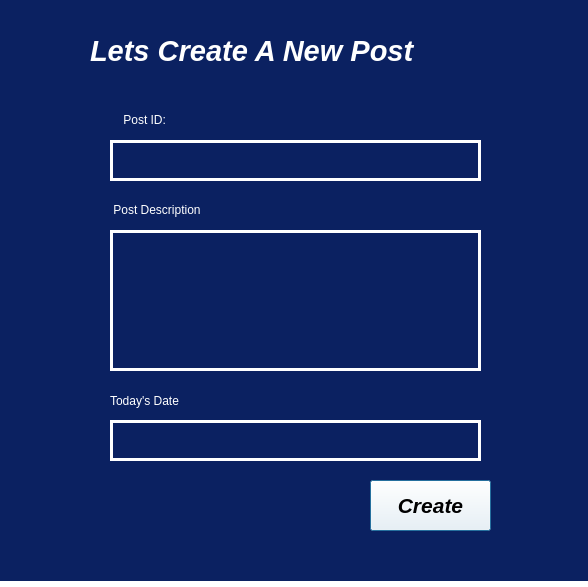
<?xml version="1.0" encoding="UTF-8"?>
<ui version="4.0">
 <class>createPost</class>
 <widget class="QDialog" name="createPost">
  <property name="geometry">
   <rect>
    <x>0</x>
    <y>0</y>
    <width>588</width>
    <height>587</height>
   </rect>
  </property>
  <property name="windowTitle">
   <string>Dialog</string>
  </property>
  <property name="styleSheet">
   <string notr="true">background-color: rgb(255, 255, 255);</string>
  </property>
  <widget class="QLabel" name="label">
   <property name="geometry">
    <rect>
     <x>90</x>
     <y>20</y>
     <width>401</width>
     <height>61</height>
    </rect>
   </property>
   <property name="font">
    <font>
     <pointsize>22</pointsize>
     <italic>true</italic>
     <bold>true</bold>
    </font>
   </property>
   <property name="styleSheet">
    <string notr="true">color:white;
background-color: transparent;</string>
   </property>
   <property name="text">
    <string>Lets Create A New Post</string>
   </property>
  </widget>
  <widget class="QLabel" name="label_2">
   <property name="geometry">
    <rect>
     <x>120</x>
     <y>110</y>
     <width>61</width>
     <height>20</height>
    </rect>
   </property>
   <property name="styleSheet">
    <string notr="true">color: white;
background-color:transparent;</string>
   </property>
   <property name="text">
    <string> Post ID:</string>
   </property>
  </widget>
  <widget class="QLineEdit" name="postid">
   <property name="geometry">
    <rect>
     <x>110</x>
     <y>140</y>
     <width>371</width>
     <height>41</height>
    </rect>
   </property>
   <property name="styleSheet">
    <string notr="true">QLineEdit {
    color: white;
    border: 3px solid white; /* Add a white border */
background-color:#0B2161;
}

QLineEdit:hover {
    background-color: rgba(255, 255, 255, 0.2); 
}

QLineEdit:pressed {
    background-color: rgba(255, 255, 255, 0.4); /* Light grey color with 40% opacity */
}
</string>
   </property>
  </widget>
  <widget class="QLineEdit" name="description">
   <property name="geometry">
    <rect>
     <x>110</x>
     <y>230</y>
     <width>371</width>
     <height>141</height>
    </rect>
   </property>
   <property name="styleSheet">
    <string notr="true">QLineEdit {
    color: white;
    border: 3px solid white;
background-color:#0B2161;
}

QLineEdit:hover {
    background-color: rgba(255, 255, 255, 0.2); 
}

QLineEdit:pressed {
    background-color: rgba(255, 255, 255, 0.4); /* Light grey color with 40% opacity */
}
</string>
   </property>
   <property name="placeholderText">
    <string/>
   </property>
  </widget>
  <widget class="QLabel" name="label_3">
   <property name="geometry">
    <rect>
     <x>110</x>
     <y>200</y>
     <width>141</width>
     <height>20</height>
    </rect>
   </property>
   <property name="styleSheet">
    <string notr="true">color: white;
background-color:transparent;</string>
   </property>
   <property name="text">
    <string> Post Description</string>
   </property>
  </widget>
  <widget class="QLineEdit" name="todaysdate">
   <property name="geometry">
    <rect>
     <x>110</x>
     <y>420</y>
     <width>371</width>
     <height>41</height>
    </rect>
   </property>
   <property name="styleSheet">
    <string notr="true">QLineEdit {
    color: white;
    border: 3px solid white;
background-color:#0B2161;
}

QLineEdit:hover {
    background-color: rgba(255, 255, 255, 0.2); 
}

QLineEdit:pressed {
    background-color: rgba(255, 255, 255, 0.4); /* Light grey color with 40% opacity */
}
</string>
   </property>
  </widget>
  <widget class="QLabel" name="label_4">
   <property name="geometry">
    <rect>
     <x>110</x>
     <y>390</y>
     <width>111</width>
     <height>21</height>
    </rect>
   </property>
   <property name="styleSheet">
    <string notr="true">color: white;
background-color:transparent;</string>
   </property>
   <property name="text">
    <string>Today's Date</string>
   </property>
  </widget>
  <widget class="QPushButton" name="createpushButton">
   <property name="geometry">
    <rect>
     <x>370</x>
     <y>480</y>
     <width>121</width>
     <height>51</height>
    </rect>
   </property>
   <property name="font">
    <font>
     <pointsize>16</pointsize>
     <italic>true</italic>
     <bold>true</bold>
    </font>
   </property>
   <property name="styleSheet">
    <string notr="true">background-color: rgb(255, 255, 255);
</string>
   </property>
   <property name="text">
    <string>Create</string>
   </property>
  </widget>
  <widget class="QGroupBox" name="groupBox">
   <property name="geometry">
    <rect>
     <x>0</x>
     <y>0</y>
     <width>591</width>
     <height>581</height>
    </rect>
   </property>
   <property name="styleSheet">
    <string notr="true">border:none;
background-color: #0B2161;</string>
   </property>
   <property name="title">
    <string/>
   </property>
  </widget>
  <zorder>groupBox</zorder>
  <zorder>label</zorder>
  <zorder>label_2</zorder>
  <zorder>postid</zorder>
  <zorder>description</zorder>
  <zorder>label_3</zorder>
  <zorder>todaysdate</zorder>
  <zorder>label_4</zorder>
  <zorder>createpushButton</zorder>
 </widget>
 <resources/>
 <connections/>
</ui>
